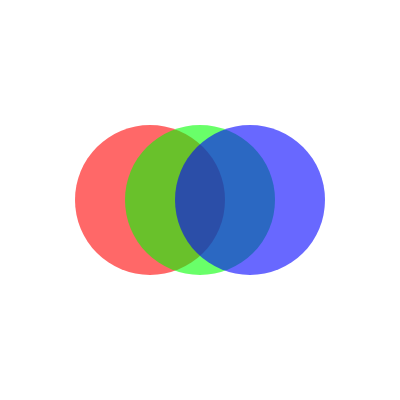
Frame 1 (no input)
Frame 60 (no input): identical to frame 1, image omitted
Frame 120 (the mouse pressed at the canvas centre since frame 60): identical to frame 1, image omitted

The p5.js sketch that drew this single still picture (run headless with seeded random() and noise() and a simulated clock; from frame 60 on, the mouse is pressed at the canvas centre):

// p5.js sketch
// ── sketch.js
function setup() {
  createCanvas(400, 400);
  noStroke();
}

function draw() {
  background(255);

  fill(255, 0, 0, 151);
  ellipse(150, 200, 150, 150);

  fill(0, 255, 0, 150);
  ellipse(200, 200, 150, 150);

  fill(0, 0, 255, 151);
  ellipse(250, 200, 150, 150);
}
